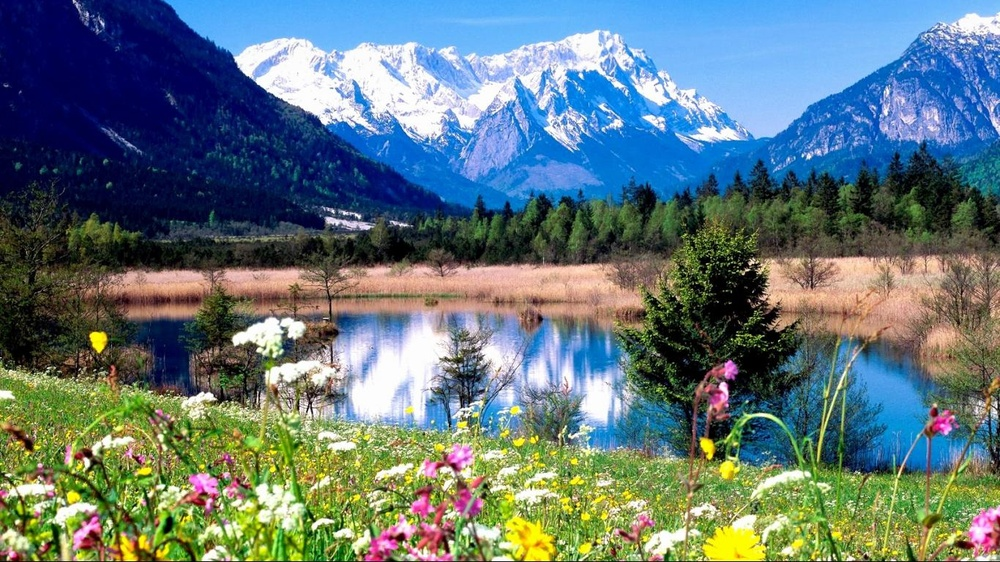
#> input picture assignment8/image.jpg, 1000 x 562 px, shrunk from 1366 x 768 before the run
$ python 18811076117.py
#> lines starting #> are read from the running program, lines starting #| are printed output that depends on the picture; after the words box and inside, x2 and y2 are one past the last pixel; in counts of white or black regions, pixels touching at a corner belong together
# Python program to demonstrate erosion and
# dilation of images.
import cv2
import numpy as np

# Reading the input image
image_grayscale = cv2.imread('./image.jpg', 0)
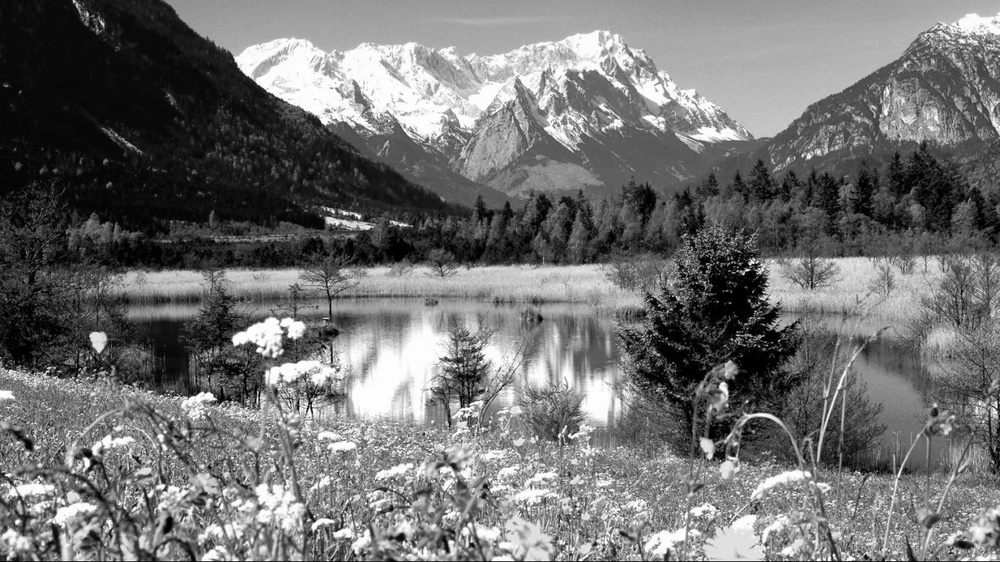
#> image_grayscale: shape (562, 1000); min 0, max 255, mean 112.8
# print(image_grayscale.shape);
img = cv2.threshold(image_grayscale, 50, 255, cv2.THRESH_BINARY)[1]
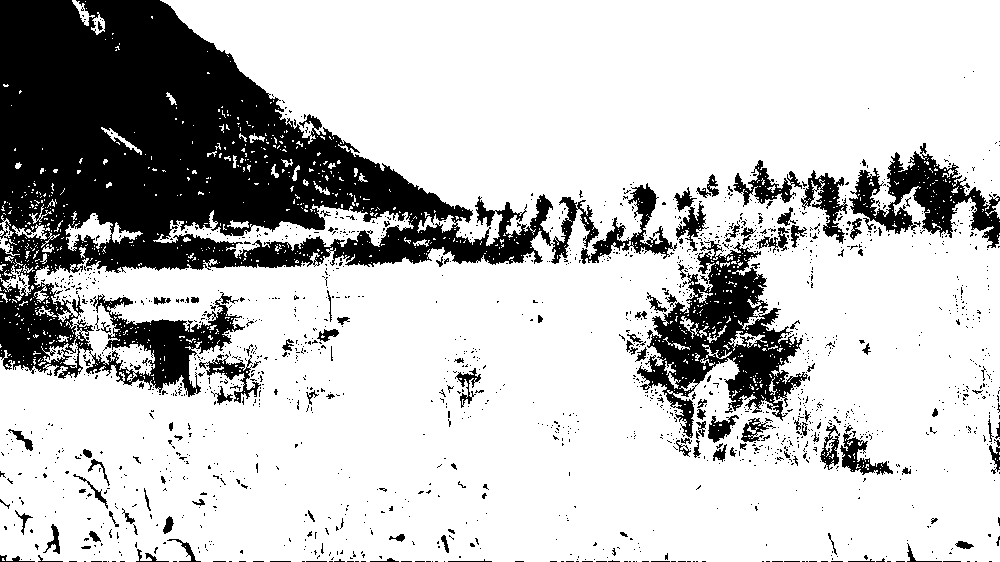
#> img: shape (562, 1000); 76.8% white; 1685 black regions (1563 under 20 px), largest, box (x1, y1, x2, y2) and area: (0, 0, 599, 397) 92012, (637, 241, 808, 438) 12862, (849, 143, 1000, 248) 5937

# Taking a matrix of size 5 as the kernel
kernel = np.ones((5, 5), np.uint8)
print(kernel)

# The first parameter is the original image,
# kernel is the matrix with which image is
# convolved and third parameter is the number
# of iterations, which will determine how much
# you want to erode/dilate a given image.
img_erosion = cv2.erode(img, kernel, iterations=1)
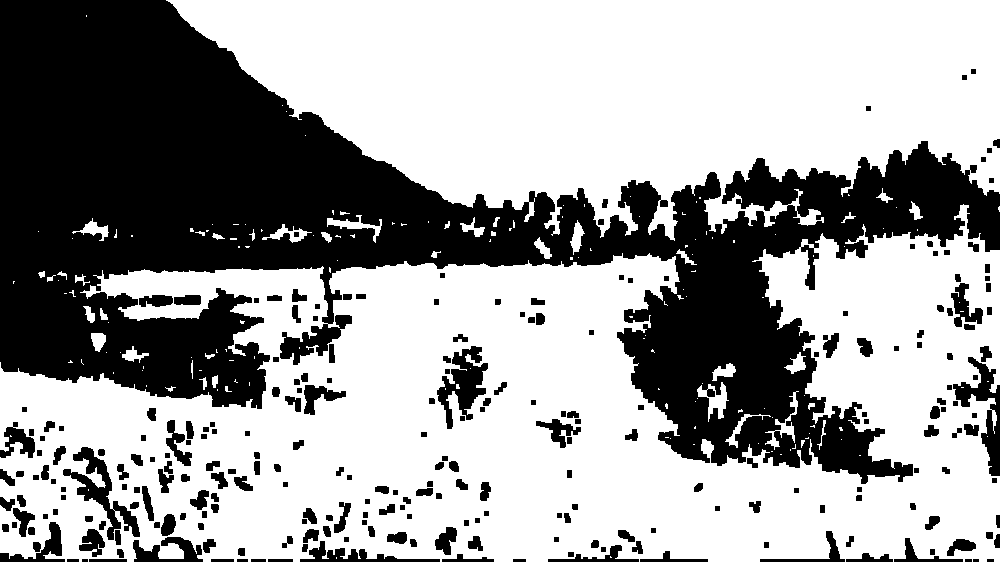
#> img_erosion: shape (562, 1000); 62.9% white; 253 black regions (2 under 20 px), largest, box (x1, y1, x2, y2) and area: (0, 0, 1000, 484) 180156, (437, 346, 488, 429) 1925, (63, 447, 140, 540) 1901
img_dilation = cv2.dilate(img, kernel, iterations=1)
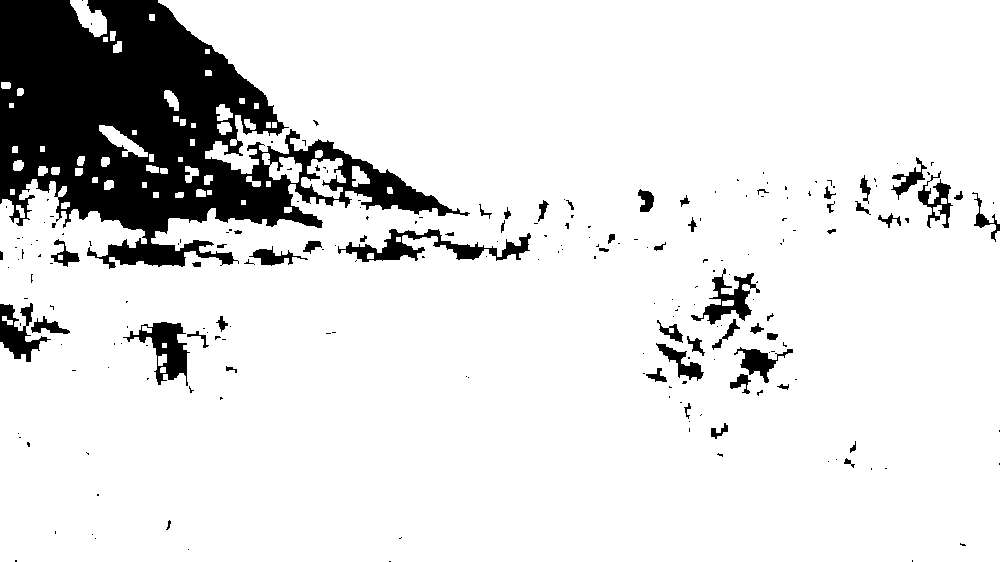
#> img_dilation: shape (562, 1000); 87.8% white; 216 black regions (160 under 20 px), largest, box (x1, y1, x2, y2) and area: (0, 0, 470, 269) 54797, (338, 229, 531, 262) 2165, (123, 322, 190, 386) 1669

cv2.imshow('Input', img)
cv2.imshow('Erosion', img_erosion)
cv2.imshow('Dilation', img_dilation)

cv2.waitKey(0)

$ run again, with assignment8/test.jpg copied over assignment8/image.jpg
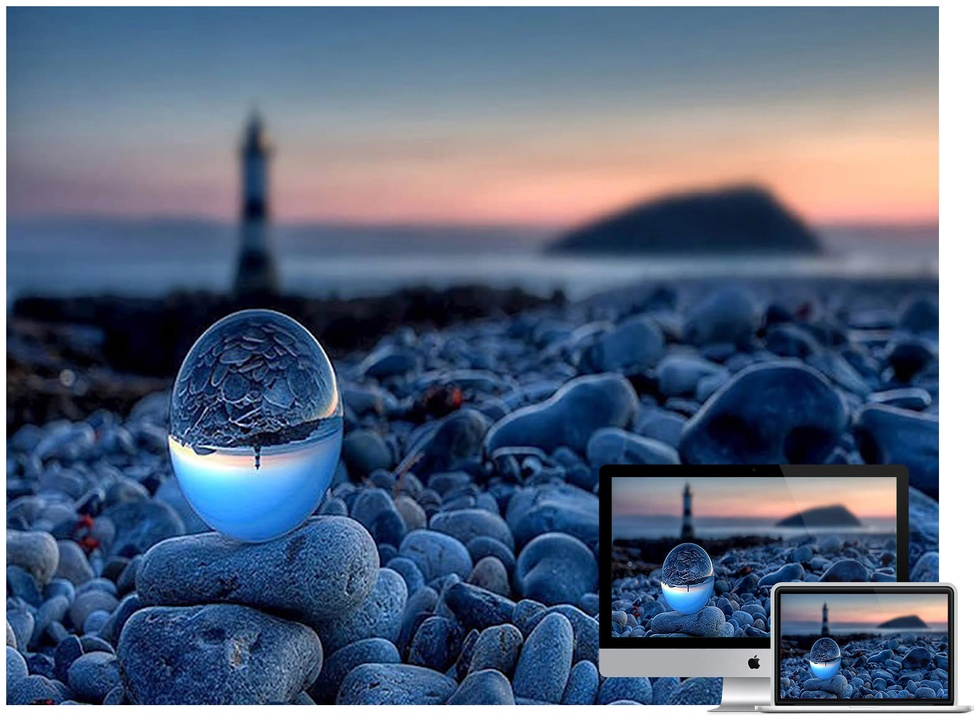
#> input picture assignment8/test.jpg, 980 x 720 px, shrunk from 1576 x 1159 before the run
#> `img = cv2.threshold(image_grayscale, 50, 255, cv2.THRESH_BINARY)[1]`:
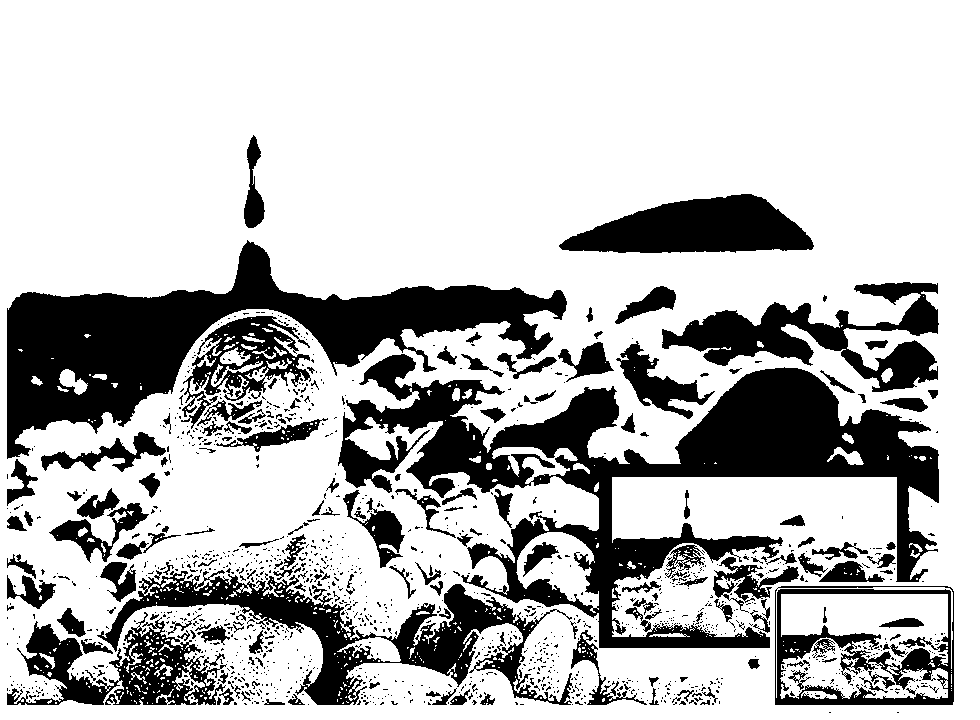
#> img: shape (720, 980); 73.8% white; 1309 black regions (1135 under 20 px), largest, box (x1, y1, x2, y2) and area: (338, 354, 939, 648) 52980, (7, 240, 567, 459) 38086, (97, 570, 573, 705) 16108
#> img_erosion: shape (720, 980); 59.6% white; 71 black regions, largest, box (x1, y1, x2, y2) and area: (5, 238, 956, 707) 240806, (660, 280, 941, 394) 14950, (557, 192, 816, 255) 11275
#> `img_dilation = cv2.dilate(img, kernel, iterations=1)`:
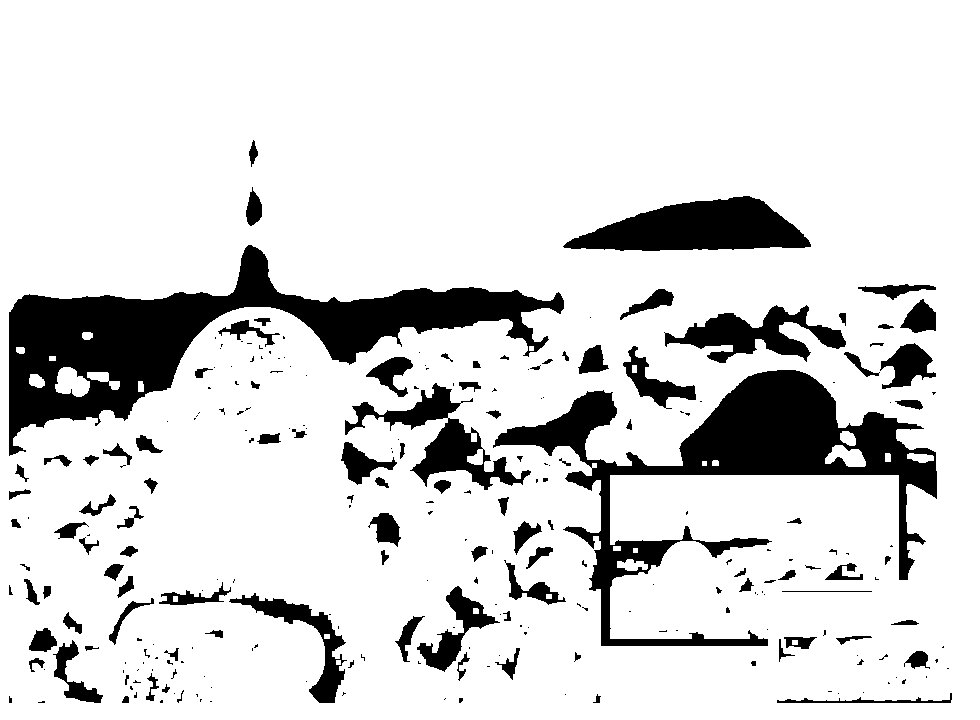
#> img_dilation: shape (720, 980); 85.1% white; 257 black regions (149 under 20 px), largest, box (x1, y1, x2, y2) and area: (9, 245, 564, 456) 32574, (493, 370, 937, 646) 28519, (563, 196, 811, 251) 8664
